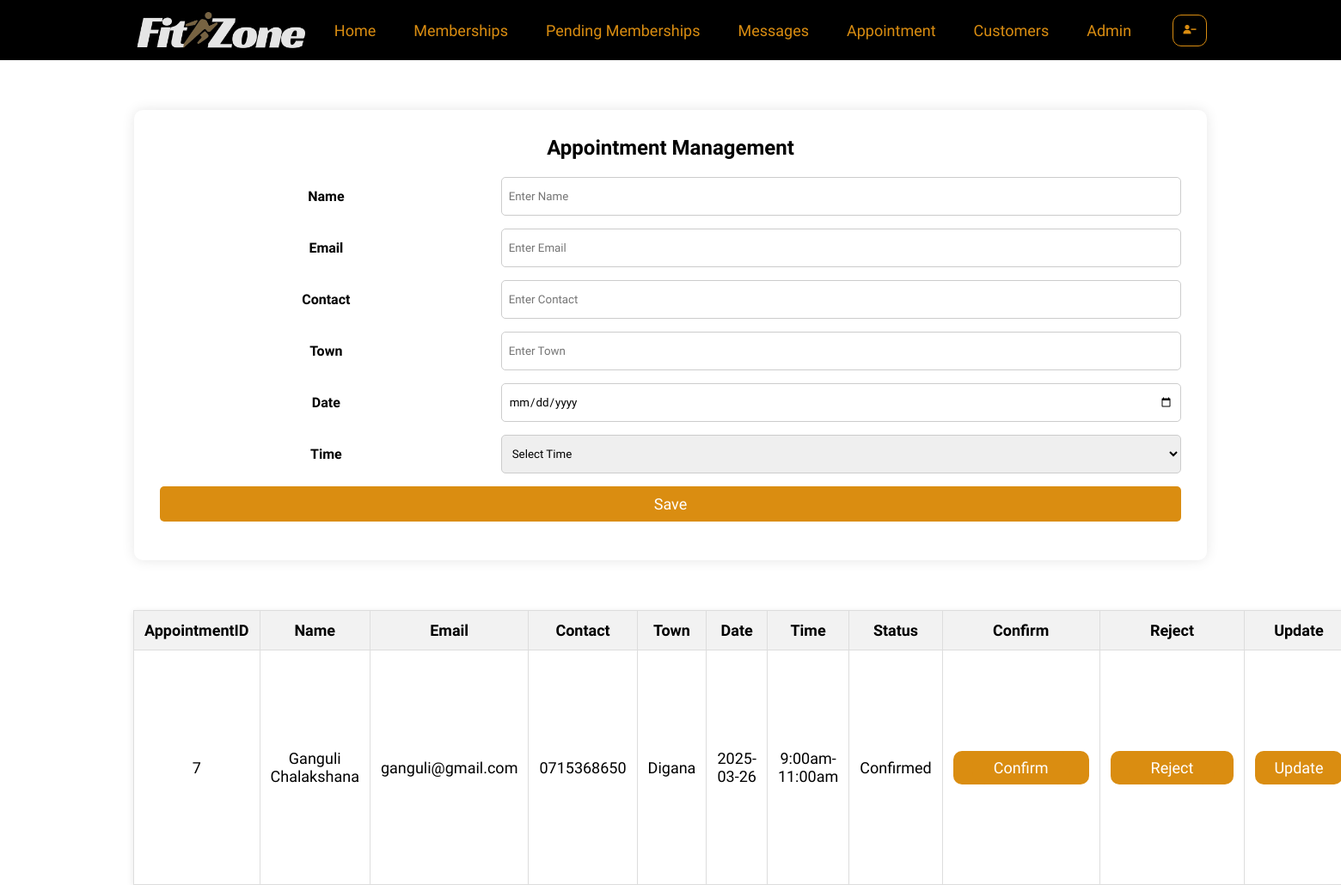
Page /Admin/appointmentManage.php on the committed database.
### tables this page shows
CREATE TABLE `appointment` (
  `AppointmentID` int(20) NOT NULL,
  `Name` varchar(100) NOT NULL,
  `Email` varchar(50) NOT NULL,
  `NearTown` varchar(50) NOT NULL,
  `Contact` varchar(50) NOT NULL,
  `Date` date NOT NULL,
  `Time` varchar(20) NOT NULL,
  `Status` varchar(50) NOT NULL
);

### Admin/appointmentManage.php (the view, shortened to what this page needs)
<?php
include('connect.php');
$sql = "SELECT * FROM appointment";
$result = $conn->query($sql);
if (isset($_GET['id'])) {
    $id = $_GET['id'];
    $edit_sql = "SELECT * FROM appointment WHERE AppointmentID = '$id'";
    $edit_result = $conn->query($edit_sql);
    $edit_row = $edit_result->fetch_assoc();
} else {
    $edit_row = [
        'Name' => '',
        'Email' => '',
        'Contact' => '',
        'NearTown' => '',
        'Date' => '',
        'Time' => ''
    ];
}
?>
<!DOCTYPE html>
<html lang="en">
<head>
    <link rel="stylesheet" href="appointmentManage.css">
    <link rel="stylesheet" href="https://unpkg.com/boxicons@latest/css/boxicons.min.css" />
    <link href="https://cdn.jsdelivr.net/npm/remixicon@4.2.0/fonts/remixicon.css" rel="stylesheet" />
</head>
<body>
<header id="top">
<img src="../img/FZ_logo01.png" alt="" class="logo" />
<nav>
    <ul class="nav_links">
        <li><a href="adminHome.php">Home</a></li>
          <li><a href="uploadProduct.php">Memberships</a></li>
          <li><a href="orders.php">Pending Memberships</a></li>
          <li><a href="message.php">Messages</a></li>
          <li><a href="appointmentManage.php">Appointment</a></li>
          <li><a href="customers.php">Customers</a></li>
          <li><a href="admin.php">Admin</a></li>
        </ul>
    </nav>
    <p>
        <a href="../loginUI.php" class="logout-icon"><i class="bx bxs-user-minus"></i></a>
    </p>
</header>
<div class="center-container">
    <form class="product-form" method="POST" enctype="multipart/form-data">
        <h2 style="margin-bottom: 20px;">Appointment Management</h2>
        <div class="form-group">
            <label for="name">Name</label>
            <input type="text" id="name" name="name" placeholder="Enter Name" required value="<?php echo $edit_row['Name']; ?>">
        </div>
        <div class="form-group">
            <label for="email">Email</label>
            <input type="email" id="email" name="email" placeholder="Enter Email" required value="<?php echo $edit_row['Email']; ?>">
        </div>
        <div class="form-group">
            <label for="contact">Contact</label>
            <input type="text" id="contact" name="contact" placeholder="Enter Contact" required value="<?php echo $edit_row['Contact']; ?>">
        </div>
        <div class="form-group">
            <label for="town">Town</label>
            <input type="text" id="town" name="town" placeholder="Enter Town" required value="<?php echo $edit_row['NearTown']; ?>">
        </div>
        <div class="form-group">
            <label for="date">Date</label>
            <input type="date" id="date" name="date" required value="<?php echo $edit_row['Date']; ?>">
        </div>
        <div class="form-group">
            <label for="time">Time</label>
            <select id="time" name="time" required value="<?php echo $edit_row['Time']; ?>">
            <option value="">Select Time</option>
        </select>
        </div>
        <div class="form-group">
            <button type="submit" value="save" name="submit">Save</button>
        </div>
    </form>
</div>
<table>
    <thead>
        <tr>
            <th>AppointmentID</th>
            <th>Name</th>
            <th>Email</th>
            <th>Contact</th>
            <th>Town</th>
            <th>Date</th>
            <th>Time</th>
            <th>Status</th>
            <th>Confirm</th>
            <th>Reject</th>
            <th>Update</th>
        </tr>
    </thead>
    <tbody>
        <?php if ($result->num_rows > 0): ?>
            <?php while($row = $result->fetch_assoc()): ?>
                <tr>
                    <td><?php echo $row['AppointmentID']; ?></td>
                    <td><?php echo $row['Name']; ?></td>
                    <td><?php echo $row['Email']; ?></td>
                    <td><?php echo $row['Contact']; ?></td>
                    <td><?php echo $row['NearTown']; ?></td>
                    <td><?php echo $row['Date']; ?></td>
                    <td><?php echo $row['Time']; ?></td>
                    <td><?php echo $row['Status']; ?></td>
                    <td><a href="appointmentManage.php?confirm_id=<?php echo $row['AppointmentID']; ?>"><button>Confirm</button></a></td>
                    <td><a href="appointmentManage.php?reject_id=<?php echo $row['AppointmentID']; ?>"><button>Reject</button></a></td>
                    <td><a href="appointmentManage.php?id=<?php echo $row['AppointmentID']; ?>">Update</a></td>
                </tr>
            <?php endwhile; ?>
        <?php else: ?>
            <tr>
                <td colspan="12">No appointments found</td>
            </tr>
        <?php endif; ?>
    </tbody>
</table>
</body>
</html>

### Admin/appointmentManage.css (style rules this page uses)
* { padding: 0; margin: 0; box-sizing: border-box; list-style: none; text-decoration: none; font-family: "Afacad", sans-serif; }
body { justify-content: center; align-items: center; height: 100vh; font-family: Arial, sans-serif; background-color: #ffffff; margin: 0; padding: 0; justify-content: center; }
html { scroll-behavior: smooth; }
:root { --bg--color: #ffffff; --text-color: #111111; --main-color: #333333; --other-color: #8e8e8e; --second-color: #1d1d1d; --brown-color: #bfa57d; --darkred-color: #da8d11; --lightred-color: #da8d11; }
li, a, button { font-weight: 500; font-size: 18px; color: #da8d11; }
header { display: flex; justify-content: space-between; align-items: center; padding: 5px 10%; background-color:black; position: sticky; top: 0; z-index: 1000; }
.logo { width: 200px; cursor: pointer; }
.nav_links { list-style: none; }
.nav_links li { display: inline-block; padding: 0px 20px; }
.nav_links li a { transition: all 0.3s ease; }
button { padding: 9px 25px; background-color: #da8d11; border: none; border-radius: 15px; color: var(--bg--color); cursor: pointer; transition: all 0.3s ease; }
.logout-icon { margin-left: 15px; color: #da8d11; border: 1px solid #da8d11; padding: 7px 10px; border-radius: 10px; transition: all 0.5s ease; }
.center-container { display: flex; justify-content: center; align-items: center; height: 80vh; width: 100%; }
.product-form { background-color: white; padding: 30px; border-radius: 10px; box-shadow: 0 0 15px rgba(0, 0, 0, 0.1); width: 80%; text-align: center; }
.form-group { display: flex; justify-content: space-between; align-items: center; margin-bottom: 15px; }
.form-group label { flex: 1; font-weight: bold; margin-right: 10px; text-align: center; }
.form-group input, .form-group select, .form-group textarea { flex: 2; padding: 8px; border: 1px solid #ccc; border-radius: 5px; height: 45px; }
.form-group button { width: 100%; padding: 10px; background-color: #da8d11; color: white; border: none; border-radius: 5px; cursor: pointer; }
table { border-collapse: collapse; margin-left: 155px; padding: 40px; font-size: 18px; text-align: center; background-color: white; box-shadow: 0 2px 8px rgba(0, 0, 0, 0.1); justify-content: center; align-items: center; height: 40vh; width: 80%; }
th, td { padding: 12px; border: 1px solid #ddd; }
th { background-color: #f2f2f2; font-weight: bold; }
img { width: 60px; height: 60px; object-fit: cover; }
table a { background-color: #da8d11; color: white; border: none; padding: 9px 22px; border-radius: 10px; cursor: pointer; transition: all 0.3s ease; }

### rows in the picture
appointment: AppointmentID "7", Name "Ganguli Chalakshana", Email "ganguli@gmail.com", Contact "0715368650", NearTown "Digana", Date "2025-03-26", Time "9:00am-11:00am", Status "Confirmed"
